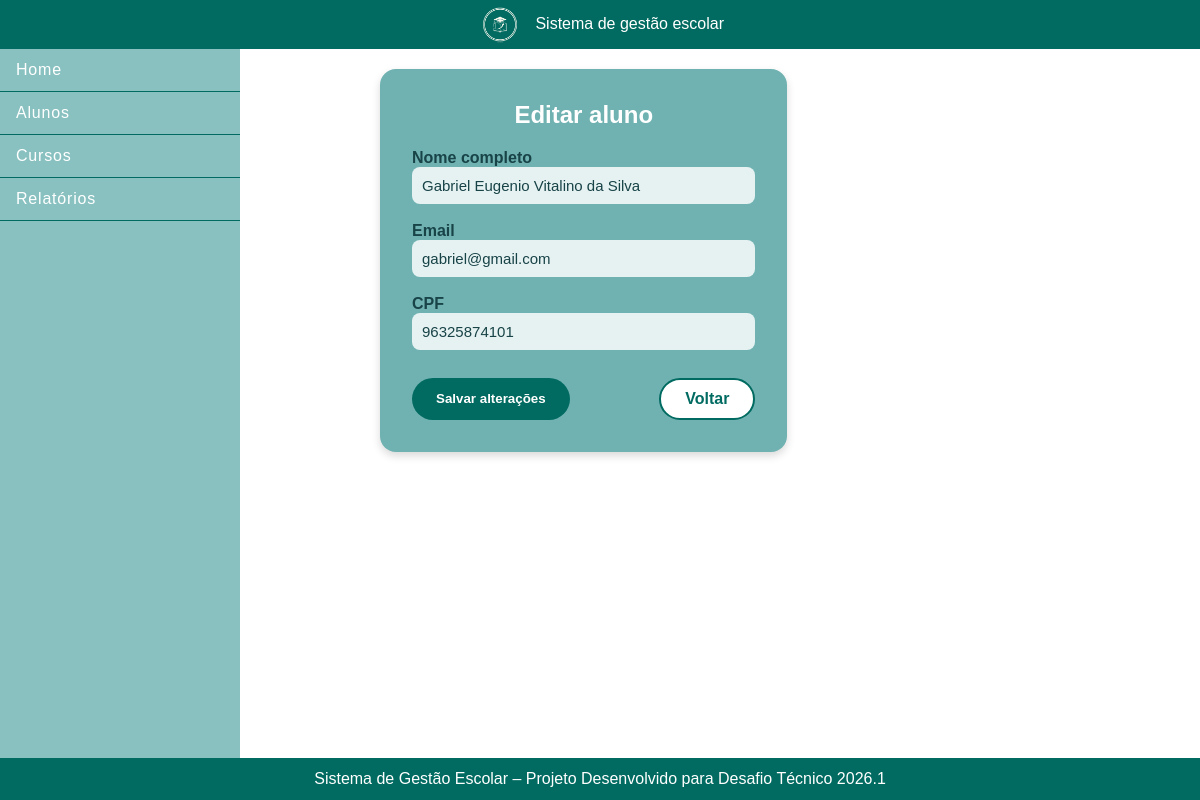
The app's page /alunos/editar/96325874101/ with its own data.
### escola/models.py (models this page shows, shortened)
class Aluno(models.Model):
    nome = models.CharField(max_length=100)
    email = models.EmailField(unique = True)
    cpf = models.CharField(max_length=11, unique=True)
    data_ingresso = models.DateTimeField(auto_now_add=True)

### escola/views.py (the view, shortened to what this page needs)
# urls.py: path("alunos/editar/<str:cpf>/", views.editar_aluno, name="editar_aluno"),
def editar_aluno(request, cpf):
    aluno = AlunoService.obter_aluno_por_cpf(cpf)
    return render(request, "escola/editar_aluno.html", {"aluno": aluno})

### escola/services/alunoservices.py (called while the page is built)
    @staticmethod
    def obter_aluno_por_cpf(cpf):
        return Aluno.objects.get(cpf=cpf)

### escola/templates/escola/editar_aluno.html (shortened to what this page needs)
{% extends 'escola/base.html' %}
{% load static %}
{% block content %}
<section class="cadastro-container">
    <h2>Editar aluno</h2>
    <form method="POST" class="formulario-cadastro">
        <div class="campo">
            <label>Nome completo</label>
            <input type="text" name="nome" value="{{ aluno.nome }}" required>
        </div>
        <div class="campo">
            <label>Email</label>
            <input type="email" name="email" value="{{ aluno.email }}" required>
        </div>
        <div class="campo">
            <label>CPF</label>
            <input type="text" name="cpf" value="{{ aluno.cpf }}" readonly>
        </div>
        <div class="botoes">
            <button type="submit" class="btn-principal">Salvar alterações</button>
            <a href="{% url 'alunos' %}" class="btn-secundario">Voltar</a>
        </div>
    </form>
</section>
{% endblock %}

### escola/static/escola/css/base.css (style rules this page uses)
html { height: 100%; }
* { margin: 0; padding: 0; box-sizing: border-box; }
body { display: flex; flex-direction: column; min-height: 100vh; font-family: 'Manrope', sans-serif; }

### escola/static/escola/css/cadastrar_aluno.css (style rules this page uses)
.cadastro-container { max-width: 600px; margin: 0 auto; padding: 32px; background: #70B2B2; border-radius: 16px; box-shadow: 0 4px 8px rgba(0,0,0,0.15); }
.cadastro-container h2 { color: white; text-align: center; margin-bottom: 20px; }
.formulario-cadastro { display: flex; flex-direction: column; gap: 18px; }
.campo label { color: #184347; font-weight: 600; }
.campo input { width: 100%; padding: 10px; border-radius: 8px; border: none; background: #e6f2f2; color: #184347; font-size: 15px; }
.botoes { display: flex; justify-content: space-between; margin-top: 10px; }
.btn-principal { padding: 10px 24px; background: #016B61; color: white; border-radius: 999px; border: none; cursor: pointer; font-weight: 600; }
.btn-secundario { padding: 10px 24px; background: white; color: #016B61; border-radius: 999px; border: 2px solid #016B61; font-weight: 600; text-decoration: none; }

### records on screen
Aluno: nome "Gabriel Eugenio Vitalino da Silva", email "gabriel@gmail.com", cpf "96325874101"
